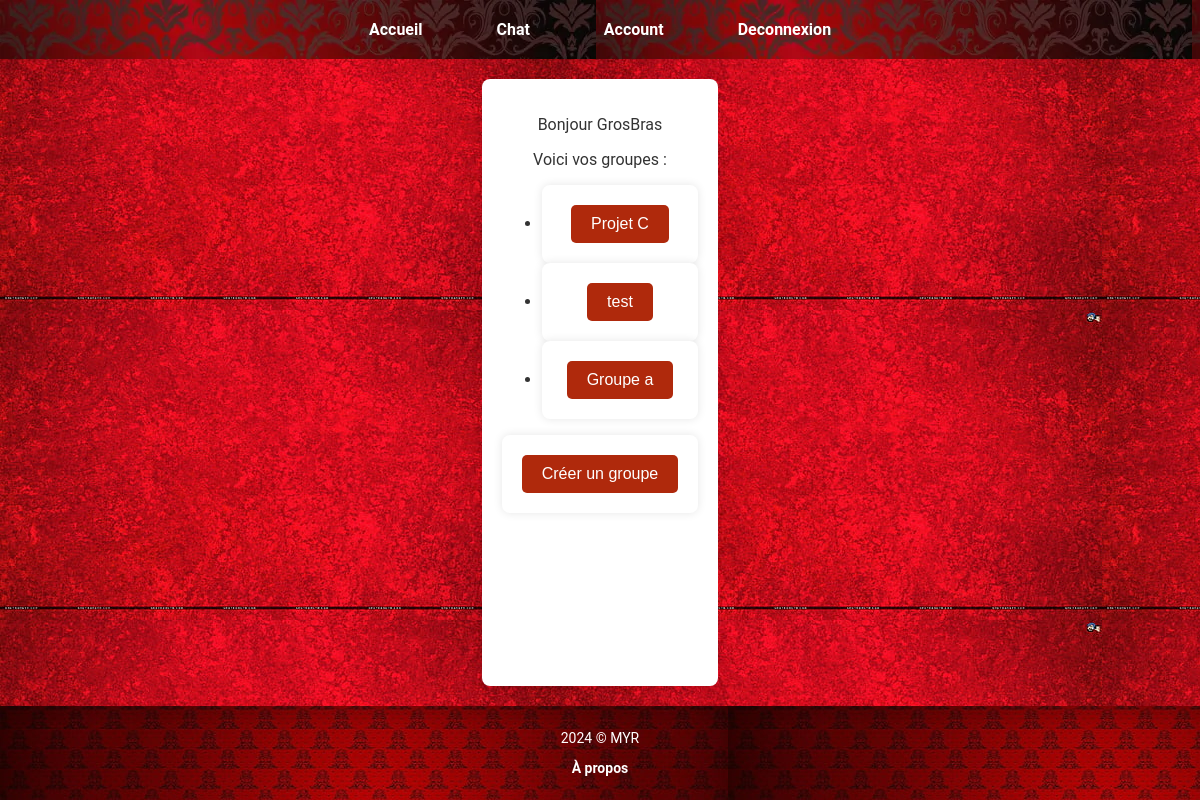
/chat (signed in), run on the app's committed database.
### app.py (models this page shows)
class User(db.Model):
    id = db.Column(db.Integer, primary_key=True)
    username = db.Column(db.String(80), unique=True, nullable=False)
    prenom = db.Column(db.String(80), nullable=False)
    age = db.Column(db.Integer, nullable=False)
    nom = db.Column(db.String(80), nullable=False)
    password = db.Column(db.String(120), nullable=False)
    member_of_groups = db.relationship('Group', secondary='user_groups', backref='members')

class Group(db.Model):
    id = db.Column(db.Integer, primary_key=True)
    name = db.Column(db.String(120), unique=True, nullable=False)
    created_by = db.Column(db.Integer, db.ForeignKey('user.id'), nullable=False)
    messages = db.relationship('Message', backref='group', lazy=True)

### app.py (the view)
@app.route("/chat", methods=["POST", "GET"])
def chat():
    if 'username' in session:
        user = User.query.filter_by(username=session['username']).first()
        if user:
            groups = user.member_of_groups
            return render_template("chat.html", username=user.username, groups=groups)
    return render_template("chat.html")

### templates/chat.html (shortened to what this page needs)
<!DOCTYPE html>
<html>
<head>
    <link rel="stylesheet" href="{{ url_for('static', filename='css/style.css') }}">
</head>
<header>
    <nav>
        <ul>
            <li><a href="{{url_for('home')}}">Accueil</a></li>
            <li><a href="{{url_for('chat')}}">Chat</a></li>
            {% if username %}
                <li><a href="{{url_for('account')}}">Account</a></li>
                <li><a href="{{url_for('logout')}}">Deconnexion</a></li>
            {% else %}
                <li><a href="{{url_for('login')}}">Connexion</a></li>
                <li><a href="{{url_for('register')}}">S'inscrire</a></li>
            {% endif %}
        </ul>
    </nav>
</header>
<body>
    <section>
        {% if username %}
            <p>Bonjour {{ username }}</p>
            <p>Voici vos groupes :</p>
            <ul>
                {% for group in groups %}
                    <li>
                        <form action="{{ url_for('group', group_id=group.id) }}" method="get">
                            <button type="submit">{{ group.name }}</button>
                        </form>
                    </li>
                {% endfor %}
            </ul>
            <form action="{{ url_for('create_group') }}" method="get">
                <button type="submit">Créer un groupe</button>
            </form>
        {% else %}
            <p>Veuillez-vous connecter pour voir vos groupes</p>
        {% endif %}
    </section>
</body>
<footer>
    <p>2024 © MYR</p>
    <p><a href="{{url_for('apropos')}}">À propos</a></p>
</footer>
</html>

### static/css/style.css (style rules this page uses)
body { font-family: 'Roboto', sans-serif; background: url("../images/body-pattern.jpg"); color: #333; margin: 0; padding: 0; display: flex; flex-direction: column; min-height: 100vh; }
header { background: url("../images/header-pattern.webp"), #AF290C; padding: 20px 0; }
nav ul { list-style: none; padding: 0; text-align: center; margin: 0; }
nav ul li { display: inline; margin: 0 15px; }
nav ul li a { text-decoration: none; color: white; font-weight: bold; padding: 10px 20px; border-radius: 5px; transition: background-color 0.3s; }
main, section { flex: 1; text-align: center; padding: 50px 20px; }
.presentation, section, .account-container { margin: 20px auto; max-width: 800px; padding: 20px; background-color: white; box-shadow: 0 0 10px rgba(0, 0, 0, 0.1); border-radius: 8px; }
form { display: flex; flex-direction: column; align-items: center; margin: 0 auto; max-width: 400px; padding: 20px; background-color: #fff; border-radius: 8px; box-shadow: 0 0 10px rgba(0, 0, 0, 0.1); }
input[type="submit"], button { background-color: #AF290C; color: white; padding: 10px 20px; border: none; border-radius: 5px; font-size: 16px; cursor: pointer; transition: background-color 0.3s; }
footer { background: url("../images/pattern-footer.jpg"), #FF927B; text-align: center; padding: 10px 0; color: white; font-size: 14px; }
footer a { color: white; text-decoration: none; font-weight: bold; }

### data on the page
User: username "GrosBras"
Group: name "Projet C"
Group: name "test"
Group: name "Groupe a"
